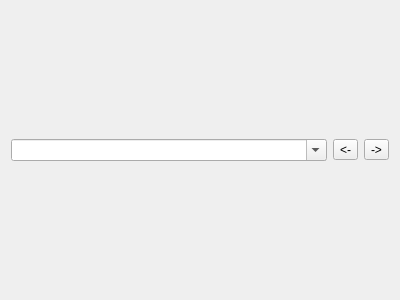
<?xml version="1.0" encoding="UTF-8"?>
<ui version="4.0">
 <class>QuickSearch</class>
 <widget class="QWidget" name="QuickSearch">
  <property name="geometry">
   <rect>
    <x>0</x>
    <y>0</y>
    <width>400</width>
    <height>300</height>
   </rect>
  </property>
  <property name="windowTitle">
   <string>Form</string>
  </property>
  <layout class="QHBoxLayout" name="horizontalLayout">
   <item>
    <widget class="QComboBox" name="searchComboBox">
     <property name="editable">
      <bool>true</bool>
     </property>
    </widget>
   </item>
   <item>
    <widget class="QToolButton" name="searchPreviousToolButton">
     <property name="text">
      <string>&lt;-</string>
     </property>
     <property name="icon">
      <iconset>
       <normaloff>pics/32x32/arrow-left.png</normaloff>pics/32x32/arrow-left.png</iconset>
     </property>
    </widget>
   </item>
   <item>
    <widget class="QToolButton" name="searchNextToolButton">
     <property name="text">
      <string>-&gt;</string>
     </property>
     <property name="icon">
      <iconset>
       <normaloff>pics/32x32/arrow-right.png</normaloff>pics/32x32/arrow-right.png</iconset>
     </property>
    </widget>
   </item>
  </layout>
 </widget>
 <resources/>
 <connections/>
</ui>
